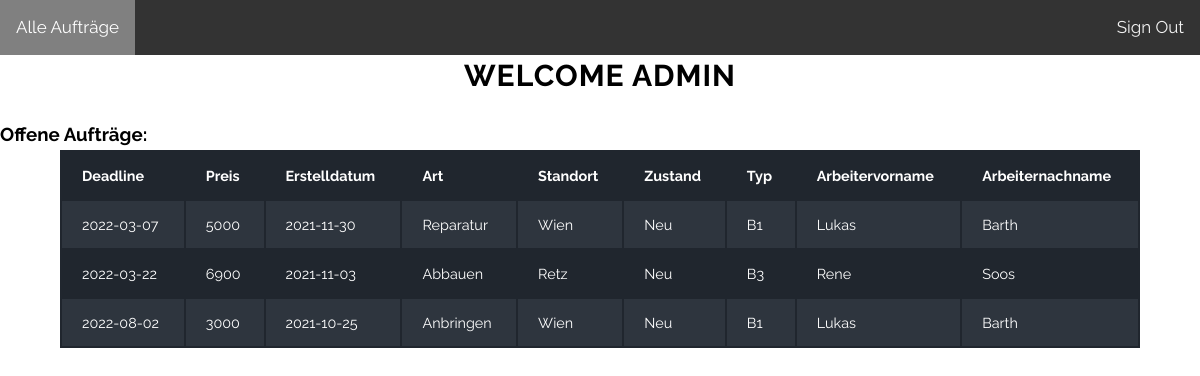
Page /pages/admin_pages/admin.php (signed in) on the committed database.
### tables this page shows
create table Auftrag(
ID int NOT NULL AUTO_INCREMENT,
Preis int NOT NULL,
Erstelldatum DATE,
Deadline DATE NOT NULL,
Art varchar(40), 
Erledigt VARCHAR(1) NOT NULL DEFAULT 'N',
LogoID int NOT NULL,
KundeID int NOT NULL,
ArbeiterID int NOT NULL,
primary key (id),
FOREIGN KEY (LogoID) REFERENCES Logo(ID),
FOREIGN KEY (KundeID) REFERENCES Kunde(ID),
FOREIGN KEY (ArbeiterID) REFERENCES Arbeiter(ID)
);

create table Logo(
ID int NOT NULL AUTO_INCREMENT,
Standort varchar(40) NOT NULL,
Zustand varchar(40),
Typ varchar(40) NOT NULL,
PRIMARY KEY (ID)
);

create table Arbeiter(
ID int NOT NULL AUTO_INCREMENT,
Vorname varchar(40) NOT NULL,
Nachname varchar(40) NOT NULL,
Telefonnummer varchar(30),
Email varchar(40) NOT NULL,
Passwort varchar(40) NOT NULL,
PRIMARY KEY (ID)
);

### php_functions/display_data.php (the view, shortened to what this page needs)
<?php
function display_data($data) {
    $output = '<table>';
    foreach($data as $key => $var) {
        $output .= '<tr>';
        foreach($var as $k => $v) {
            if ($key === 0) {
                $output .= '<td><strong>' . $k . '</strong></td>';
            } else {
                $output .= '<td>' . $v . '</td>';
            }
        }
        $output .= '</tr>';
    }
    $output .= '</table>';
    echo $output;
}

### pages/admin_pages/admin.php (shortened to what this page needs)
<?php
include "../../php_functions/connect.php";
include "../../php_functions/display_data.php";
?>
<html lang="en">
<head>
    <link rel="stylesheet" href="../../css_files/overview.css">
</head>
<body>
<div class="topnav">
    <a class="active" href="admin.php">Alle Aufträge</a>
    <a class="logout" href = "../../php_functions/logout.php">Sign Out</a>
</div>
<h1>Welcome Admin</h1>
<h3>Offene Aufträge:</h3>
<?php
$query = "select Deadline,Preis,Erstelldatum,Art,Standort,Zustand,Typ,Vorname as 'Arbeitervorname',Nachname as 'Arbeiternachname' from auftrag join logo on logo.id = auftrag.logoid join arbeiter on arbeiter.ID = auftrag.ArbeiterID where erledigt = 'N' order by Deadline;";
$result = mysqli_query($conn, $query);
display_data($result);
?>
</body>
</html>

### css_files/overview.css (style rules this page uses)
* { box-sizing: border-box; margin: 0; padding: 0; font-family: Raleway, sans-serif; }
h1, h2 { text-align: center; }
html { font-size: 62.5%; }
body { font-family: 'Roboto', 'Helvetica Neue', Helvetica, Arial, sans-serif; font-size: 1.6rem; line-height: 1.6; -webkit-font-smoothing: antialiased; -moz-osx-font-smoothing: grayscale; }
h1 { text-align: center; font-size: 3rem; color: black; text-transform: uppercase; line-height: 1.375; margin: 0 0 2.4rem 0; letter-spacing: 1px }
table { margin-left: auto; margin-right: auto; width: 90%; min-width: 300px; margin-bottom: 2.4rem; background-color: #20262e; color: #fff; overflow: hidden; }
table tr:nth-child(even) { background-color: rgb(46, 53, 62); }
table th, table td:before { color: #28b1de; }
table th, table td { margin: .5rem 2rem; text-align: left; }
table td { display: block; font-size: 90%; }
table td:first-child { padding-top: 1rem; }
table td:last-child { padding-bottom: 1rem; }
table td:before { content: attr(data-th) ':\00a0'; font-weight: bold; min-width: 8rem; display: inline-block; }
@media (min-width: 600px) { table td:before { display: none; } }
@media (min-width: 600px) { table th, table td { display: table-cell; } }
@media (min-width: 600px) { table th, table td, table td:first-child, table td:last-child { padding: 1.5rem 2rem; } }
.topnav { background-color: #333; overflow: hidden; }
.topnav a { float: left; color: #f2f2f2; text-align: center; padding: 14px 16px; text-decoration: none; font-size: 17px; }
.topnav a.active { background-color: grey; color: white; }
a.logout { float: right; color: #f2f2f2; text-align: center; padding: 14px 16px; text-decoration: none; font-size: 17px; }

### rows in the picture
auftrag: k "Deadline", k "Preis", k "Erstelldatum", k "Art", k "Standort", k "Zustand", k "Typ", k "Arbeitervorname", k "Arbeiternachname"
auftrag: Deadline "2022-03-07", Preis "5000", Erstelldatum "2021-11-30", Art "Reparatur", LogoID.Standort "Wien", LogoID.Zustand "Neu", LogoID.Typ "B1", ArbeiterID.Vorname "Lukas", ArbeiterID.Nachname "Barth"
auftrag: Deadline "2022-03-22", Preis "6900", Erstelldatum "2021-11-03", Art "Abbauen", LogoID.Standort "Retz", LogoID.Zustand "Neu", LogoID.Typ "B3", ArbeiterID.Vorname "Rene", ArbeiterID.Nachname "Soos"
auftrag: Deadline "2022-08-02", Preis "3000", Erstelldatum "2021-10-25", Art "Anbringen", LogoID.Standort "Wien", LogoID.Zustand "Neu", LogoID.Typ "B1", ArbeiterID.Vorname "Lukas", ArbeiterID.Nachname "Barth"
